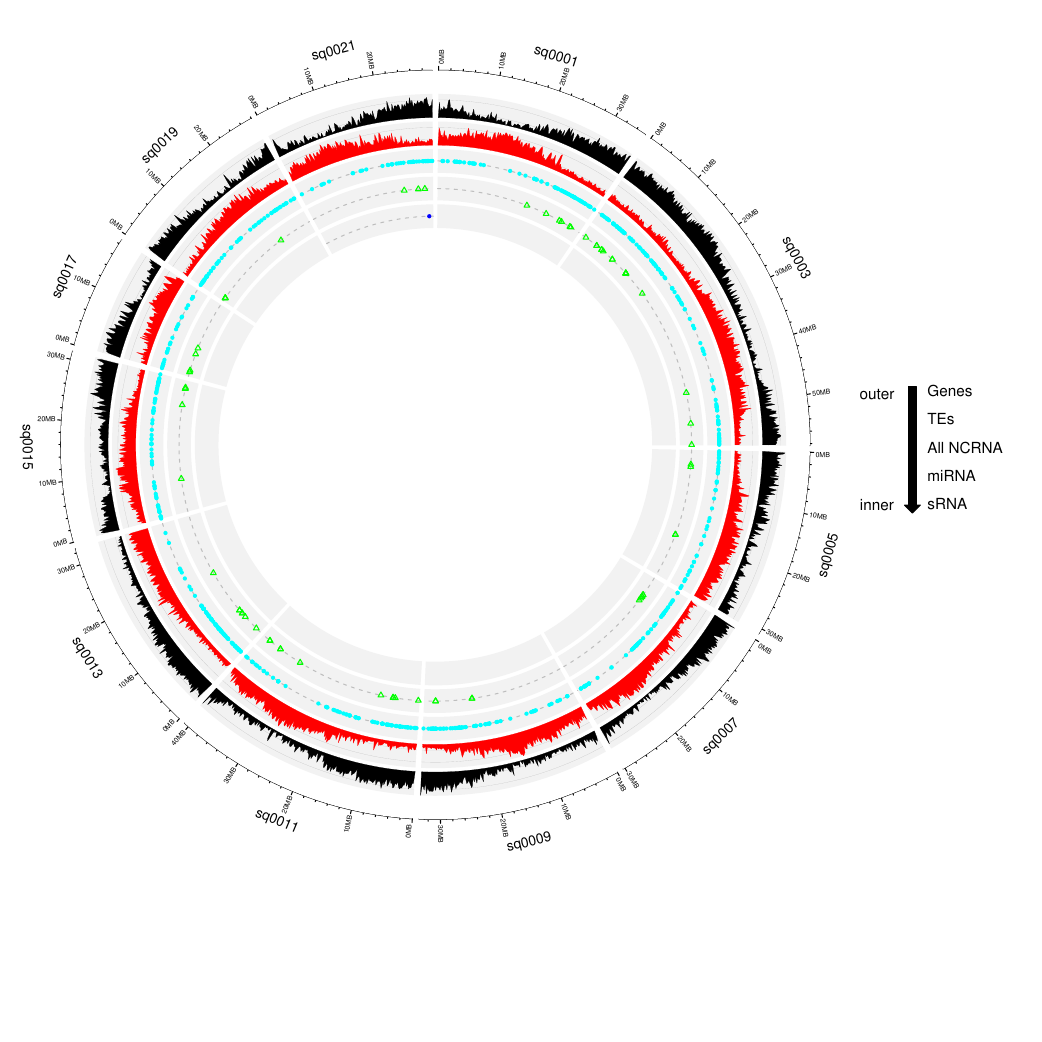

The R source for this figure:
## setwd("absolute path of a directory containing the input data files")
options(warn=-1)
library(circlize)
library(RColorBrewer)
library(GenomicRanges)
library(data.table)
library(RLumShiny)
library(grDevices)

plotcircos <- function(x, color, height, plotTypes, units, rotation, gap.width, labeltextchr, poslabelschr, heightlabelschr, marginlabelschr, data.CN){
  circos.par("start.degree"=90-rotation, "gap.degree"=gap.width, cell.padding=c(0,0,0,0), track.margin=c(0,0))
  circos.genomicInitialize.new(x,plotType=plotTypes,unit=units)
  if(!is.null(data.CN) && ncol(data.CN)==4 && labeltextchr==1 && poslabelschr=="outer"){
    circos.genomicLabels(data.CN, labels.column=4, connection_height=heightlabelschr, track.margin=c(0.01,marginlabelschr), side="outside")
  }		
  circos.genomicTrackPlotRegion(ylim = c(0, 1),bg.col = color, bg.border = NA, track.height = height)	
  if(!is.null(data.CN) && ncol(data.CN)==4 && labeltextchr==1 && poslabelschr=="inner"){
    circos.genomicLabels(data.CN, labels.column=4, connection_height=heightlabelschr, track.margin=c(0.01,marginlabelschr), side="inside")
  }		
}

plotcircos.notrack <- function(x, plotTypes, units, rotation, gap.width, data.CN, labeltextchr, poslabelschr, heightlabelschr, marginlabelschr){
  circos.par("start.degree"=90-rotation, "gap.degree"=gap.width, cell.padding=c(0,0,0,0), track.margin=c(0,0))
  circos.genomicInitialize.new(x,plotType=plotTypes,unit=units)
  if(!is.null(data.CN) && ncol(data.CN)==4 && labeltextchr==1 && poslabelschr=="inner"){
    circos.genomicLabels(data.CN, labels.column = 4, connection_height = heightlabelschr, track.margin = c(0.01,marginlabelschr), side = "inside")
  }
}

plotcircos.font <- function(x, color, height, plotTypes, units, rotation, gap.width, cexLabel, labeltextchr, poslabelschr, heightlabelschr, marginlabelschr, data.CN){
  circos.par("start.degree"=90-rotation, "gap.degree"=gap.width, cell.padding=c(0,0,0,0), track.margin=c(0,0))
  circos.genomicInitialize.new.font(x, plotType=plotTypes, unit=units, cexlabel=cexLabel)
  if(!is.null(data.CN) && ncol(data.CN)==4 && labeltextchr==1 && poslabelschr=="outer"){
    circos.genomicLabels(data.CN, labels.column = 4, connection_height = heightlabelschr, track.margin = c(0.01,marginlabelschr), side = "outside")
  }	
  circos.genomicTrackPlotRegion(ylim = c(0, 1),bg.col = color, bg.border = NA, track.height = height)
  if(!is.null(data.CN) && ncol(data.CN)==4 && labeltextchr==1 && poslabelschr=="inner"){
    circos.genomicLabels(data.CN, labels.column = 4, connection_height = heightlabelschr, track.margin = c(0.01,marginlabelschr), side = "inside")
  }	
}

plotcircos.notrack.font <- function(x, plotTypes, units, rotation, gap.width, cexLabel, data.CN, labeltextchr, poslabelschr, heightlabelschr, marginlabelschr){  
  circos.par("start.degree"=90-rotation, "gap.degree"=gap.width, cell.padding=c(0,0,0,0), track.margin=c(0,0))
  circos.genomicInitialize.new.font(x, plotType=plotTypes, unit=units, cexlabel=cexLabel)
  if(!is.null(data.CN) && ncol(data.CN)==4 && labeltextchr==1 && poslabelschr=="inner"){
    circos.genomicLabels(data.CN, labels.column = 4, connection_height = heightlabelschr, track.margin = c(0.01,marginlabelschr), side = "inside")
  }	
}

plotcircos.cyto <- function(x, height, plotTypes, units, rotation, gap.width, labeltextchr, poslabelschr, heightlabelschr, marginlabelschr, data.CN){ 
  circos.par("start.degree"=90-rotation, "gap.degree"=gap.width, cell.padding=c(0,0,0,0), track.margin=c(0,0))
  circos.genomicInitialize.new(x, plotType = plotTypes, unit=units)
  if(!is.null(data.CN) && ncol(data.CN)==4 && labeltextchr==1 && poslabelschr=="outer"){
    circos.genomicLabels(data.CN, labels.column = 4, connection_height = heightlabelschr, track.margin = c(0.01,marginlabelschr), side = "outside")
  }	
  circos.genomicTrackPlotRegion(x, ylim = c(0, 1), bg.border = NA, 
                                track.height = height, panel.fun = function(region, value, ...){
                                  col = cytoband.col(value[[2]])
                                  circos.genomicRect(region, value, ybottom = 0, 
                                                     ytop = 1, col = col, border = NA, ...)
                                  xlim = get.cell.meta.data("xlim")
                                  circos.rect(xlim[1], 0, xlim[2], 1, border = "black")
                                }, cell.padding = c(0, 0, 0, 0))  
  if(!is.null(data.CN) && ncol(data.CN)==4 && labeltextchr==1 && poslabelschr=="inner"){
    circos.genomicLabels(data.CN, labels.column = 4, connection_height = heightlabelschr, track.margin = c(0.01,marginlabelschr), side = "inside")
  }	
}

plotcircos.cyto.font <- function(x, height, plotTypes, units, rotation, gap.width, cexLabel, labeltextchr, poslabelschr, heightlabelschr, marginlabelschr, data.CN){
  circos.par("start.degree"=90-rotation, "gap.degree"=gap.width, cell.padding=c(0,0,0,0), track.margin=c(0,0))
  circos.genomicInitialize.new.font(x, plotType=plotTypes, unit=units, cexlabel=cexLabel)  
  if(!is.null(data.CN) && ncol(data.CN)==4 && labeltextchr==1 && poslabelschr=="outer"){
    circos.genomicLabels(data.CN, labels.column = 4, connection_height = heightlabelschr, track.margin = c(0.01,marginlabelschr), side = "outside")
  }	
  circos.genomicTrackPlotRegion(x, ylim = c(0, 1), bg.border = NA, 
                                track.height = height, panel.fun = function(region, value, ...){
                                  col = cytoband.col(value[[2]])
                                  circos.genomicRect(region, value, ybottom = 0, 
                                                     ytop = 1, col = col, border = NA, ...)
                                  xlim = get.cell.meta.data("xlim")
                                  circos.rect(xlim[1], 0, xlim[2], 1, border = "black")
                                }, cell.padding = c(0, 0, 0, 0))
  if(!is.null(data.CN) && ncol(data.CN)==4 && labeltextchr==1 && poslabelschr=="inner"){
    circos.genomicLabels(data.CN, labels.column = 4, connection_height = heightlabelschr, track.margin = c(0.01,marginlabelschr), side = "inside")
  }	
}

circos.genomicInitialize.new <- 
  function (data, sector.names = NULL, major.by = NULL, unit = "", plotType, tickLabelsStartFromZero = TRUE, track.height = 0.05, 
            ...) 
  {
    if(is.factor(data[[1]])){
      fa = levels(data[[1]])
    }
    else {
      fa = unique(data[[1]])
    }
    if(!is.null(sector.names)){
      if(length(sector.names) != length(fa)){
        stop("length of `sector.names` and length of sectors differ.")
      }
    }
    else {
      sector.names = fa
    }
    names(sector.names) = fa
    x1 = tapply(data[[2]], data[[1]], min)[fa]
    x2 = tapply(data[[3]], data[[1]], max)[fa]
    op = circos.par("cell.padding")
    ow = circos.par("points.overflow.warning")
    circos.par(cell.padding = c(0, 0, 0, 0), points.overflow.warning = FALSE)
    circos.initialize(factor(fa, levels = fa), xlim = cbind(x1, 
                                                            x2), ...)
    if(any(plotType %in% c("axis", "labels"))){
      circos.genomicTrackPlotRegion(data, ylim = c(0, 1), bg.border = NA, 
                                    track.height = track.height, panel.fun = function(region, 
                                                                                      value, ...){
                                      sector.index = get.cell.meta.data("sector.index")
                                      xlim = get.cell.meta.data("xlim")
                                      if(tickLabelsStartFromZero){
                                        offset = xlim[1]
                                        if(is.null(major.by)){
                                          xlim = get.cell.meta.data("xlim")
                                          major.by = .default.major.by()
                                        }
                                        major.at = seq(xlim[1], xlim[2], by = major.by)
                                        major.at = c(major.at, major.at[length(major.at)] + 
                                                       major.by)
                                        if(major.by > 1e+06){
                                          major.tick.labels = paste((major.at - offset)/1e+06, 
                                                                    "MB", sep = "")
                                        }
                                        else if(major.by > 1000){
                                          major.tick.labels = paste((major.at - offset)/1000, 
                                                                    "KB", sep = "")
                                        }
                                        else {
                                          major.tick.labels = paste((major.at - offset), 
                                                                    "bp", sep = "")
                                        }
                                      }
                                      else {
                                        if(is.null(major.by)){
                                          xlim = get.cell.meta.data("xlim")
                                          major.by = .default.major.by()
                                        }
                                        major.at = seq(floor(xlim[1]/major.by) * major.by, 
                                                       xlim[2], by = major.by)
                                        major.at = c(major.at, major.at[length(major.at)] + 
                                                       major.by)
                                        if(major.by > 1e+06){
                                          major.tick.labels = paste(major.at/1e+06, 
                                                                    "MB", sep = "")
                                        }
                                        else if(major.by > 1000){
                                          major.tick.labels = paste(major.at/1000, 
                                                                    "KB", sep = "")
                                        }
                                        else {
                                          major.tick.labels = paste(major.at, "bp", 
                                                                    sep = "")
                                        }
                                      }
                                      
                                      if(unit==""){ major.tick.labels <- gsub("[mkbp]","",major.tick.labels,ignore.case = T)}
                                      
                                      if(all(c("axis", "labels") %in% plotType)){
                                        circos.axis(h = 0, major.at = major.at, labels = major.tick.labels, 
                                                    labels.cex = 0.49 * par("cex"), labels.facing = "clockwise", 
                                                    major.tick.percentage = 0.2)
                                        circos.text(mean(xlim), 1.2, labels = sector.names[sector.index], 
                                                    cex = par("cex")-0.1, adj = c(0.5, -0.1*par("cex")*6-(par("cex")-1)*3), niceFacing = TRUE)
                                      }
                                      else if("labels" %in% plotType){
                                        circos.text(mean(xlim), 0, labels = sector.names[sector.index], 
                                                    cex = par("cex")-0.1, adj = c(0.5, -0.1*par("cex")*6-(par("cex")-1)*3), niceFacing = TRUE)
                                      }
                                      else if("axis" %in% plotType){
                                        circos.axis(h = 0, major.at = major.at, labels = major.tick.labels, 
                                                    labels.cex = 0.49 * par("cex"), labels.facing = "clockwise", 
                                                    major.tick.percentage = 0.2)
                                      }
                                    })
    }
    circos.par(cell.padding = op, points.overflow.warning = ow)
    return(invisible(NULL))
  }
  
circos.genomicInitialize.new.font <- 
  function (data, sector.names = NULL, major.by = NULL, unit = "", plotType, tickLabelsStartFromZero = TRUE, track.height = 0.05, cexlabel, 
            ...) 
  {
    if(is.factor(data[[1]])){
      fa = levels(data[[1]])
    }
    else {
      fa = unique(data[[1]])
    }
    if(!is.null(sector.names)){
      if(length(sector.names) != length(fa)){
        stop("length of `sector.names` and length of sectors differ.")
      }
    }
    else {
      sector.names = fa
    }
    names(sector.names) = fa
    x1 = tapply(data[[2]], data[[1]], min)[fa]
    x2 = tapply(data[[3]], data[[1]], max)[fa]
    op = circos.par("cell.padding")
    ow = circos.par("points.overflow.warning")
    circos.par(cell.padding = c(0, 0, 0, 0), points.overflow.warning = FALSE)
    circos.initialize(factor(fa, levels = fa), xlim = cbind(x1, 
                                                            x2), ...)
    if(any(plotType %in% c("axis", "labels"))){
      circos.genomicTrackPlotRegion(data, ylim = c(0, 1), bg.border = NA, 
                                    track.height = track.height, panel.fun = function(region, 
                                                                                      value, ...){
                                      sector.index = get.cell.meta.data("sector.index")
                                      xlim = get.cell.meta.data("xlim")
                                      if(tickLabelsStartFromZero){
                                        offset = xlim[1]
                                        if(is.null(major.by)){
                                          xlim = get.cell.meta.data("xlim")
                                          major.by = .default.major.by()
                                        }
                                        major.at = seq(xlim[1], xlim[2], by = major.by)
                                        major.at = c(major.at, major.at[length(major.at)] + 
                                                       major.by)
                                        if(major.by > 1e+06){
                                          major.tick.labels = paste((major.at - offset)/1e+06, 
                                                                    "MB", sep = "")
                                        }
                                        else if(major.by > 1000){
                                          major.tick.labels = paste((major.at - offset)/1000, 
                                                                    "KB", sep = "")
                                        }
                                        else {
                                          major.tick.labels = paste((major.at - offset), 
                                                                    "bp", sep = "")
                                        }
                                      }
                                      else {
                                        if(is.null(major.by)){
                                          xlim = get.cell.meta.data("xlim")
                                          major.by = .default.major.by()
                                        }
                                        major.at = seq(floor(xlim[1]/major.by) * major.by, 
                                                       xlim[2], by = major.by)
                                        major.at = c(major.at, major.at[length(major.at)] + 
                                                       major.by)
                                        if(major.by > 1e+06){
                                          major.tick.labels = paste(major.at/1e+06, 
                                                                    "MB", sep = "")
                                        }
                                        else if(major.by > 1000){
                                          major.tick.labels = paste(major.at/1000, 
                                                                    "KB", sep = "")
                                        }
                                        else {
                                          major.tick.labels = paste(major.at, "bp", 
                                                                    sep = "")
                                        }
                                      }
                                      
                                      if(unit==""){ major.tick.labels <- gsub("[mkbp]","",major.tick.labels,ignore.case = T)}
									  
                                      if(all(c("axis", "labels") %in% plotType)){
                                        circos.axis(h = 0, major.at = major.at, labels = major.tick.labels, 
                                                    labels.cex = 0.49 * cexlabel, labels.facing = "clockwise", 
                                                    major.tick.percentage = 0.2)
                                        circos.text(mean(xlim), 1.2, labels = sector.names[sector.index], 
                                                    cex = cexlabel, adj = c(0.5, -0.1*cexlabel*6-(cexlabel-1)*3), niceFacing = TRUE)
                                      }
                                      else if("labels" %in% plotType){
                                        circos.text(mean(xlim), 0, labels = sector.names[sector.index], 
                                                    cex = cexlabel, adj = c(0.5, -0.1*cexlabel*6-(cexlabel-1)*3), niceFacing = TRUE)
                                      }
                                      else if("axis" %in% plotType){
                                        circos.axis(h = 0, major.at = major.at, labels = major.tick.labels, 
                                                    labels.cex = 0.49 * cexlabel, labels.facing = "clockwise", 
                                                    major.tick.percentage = 0.2)
                                      }
                                    })
    }
    circos.par(cell.padding = op, points.overflow.warning = ow)
    return(invisible(NULL))
  }
  
.default.major.by = function(sector.index = get.cell.meta.data("sector.index"),
	track.index = get.cell.meta.data("track.index")){
	d = circos.par("major.by.degree")
	cell.start.degre = get.cell.meta.data("cell.start.degree", sector.index, track.index)
	tm = reverse.circlize(c(cell.start.degre, cell.start.degre-d), rep(get.cell.meta.data("cell.bottom.radius", sector.index = sector.index, track.index = track.index), 2))
	major.by = abs(tm[1, 1] - tm[2, 1])
	digits = as.numeric(gsub("^.*e([+-]\\d+)$", "\\1", sprintf("%e", major.by)))
	major.by = round(major.by, digits = -1*digits)
	return(major.by)
}

get_most_inside_radius = function() {
	tracks = get.all.track.index()
	if(length(tracks) == 0) {
	   1
	}else{
	   n = length(tracks)
	   get.cell.meta.data("cell.bottom.radius", track.index = tracks[n]) - get.cell.meta.data("track.margin", track.index = tracks[n])[1] - circos.par("track.margin")[2]
	}
}

data.C.name <- "size-sg_C.csv"
data.C <- data.frame(fread(data.C.name),stringsAsFactors=F)
data.C[,2] <- as.numeric(data.C[,2])
data.C[,3] <- as.numeric(data.C[,3])
data.T.file <- c("sg_C_genes.csv","sg_C_TE.csv","sg_C_car_final_ncRNAs_lista.cl.gff3_ALL-stack.csv","sg_C_car_final_ncRNAs_lista.cl.gff3_MIRMA.csv","sg_C_car_final_ncRNAs_lista.cl.gff3_SRNA.csv")
data.T <- lapply(1:length(data.T.file),function(x){
		  if(!is.null(data.T.file[x])){
		  data.frame(fread(data.T.file[x]),stringsAsFactors=F)
		  }
		  })
data.CN <- NULL
data.N.file <- c("","","","","","","","","","")
uploadtrack <- c(2,2,2,2,2,1,1,1,1,1)
data.N <- lapply(1:10,function(x){
			 if(uploadtrack[x] == 2 && nchar(data.N.file[x])>0){	  
		     data.frame(fread(data.N.file[x]),stringsAsFactors=F)
			 }
			 })
trackindx <- c(1,2,3,4,5)
data.N <- data.N[trackindx]
data.L <- NULL
for(i in 1:length(data.T.file)){
  assign(paste("hltdata",i,sep=""),"")
}
hltdata1 <- ""
hltdata2 <- ""
hltdata3 <- ""
hltdata4 <- ""
hltdata5 <- ""
hltregion.List <- list()
if(!is.null(data.T)){
			for(k in 1:length(data.T)){
			data.TT <- data.T[[k]]
			hltregion.List[[k]] <- ""
if(nchar(get(paste("hltdata",k,sep="")))>0){
tmp <- matrix(strsplit(get(paste("hltdata",k,sep="")), "\n")[[1]])
            myColnames <- c("chr","start","end","color")
            data <- matrix(0, length(tmp), length(myColnames))
            colnames(data) <- myColnames
            for(p in 1:length(tmp)){
                 myRow <- strsplit(tmp[p], ",")[[1]]
                  if(length(myRow)==4){                                        
                    data[p,] <- myRow
                  }
               }
            data <- data.frame(data,stringsAsFactors=F)
            data$start <- as.numeric(data$start)
            data$end <- as.numeric(data$end)
			query <- GRanges(seqnames = data$chr,ranges=IRanges(start=data$start,end=data$end),seqinfo=NULL)
            subj <- GRanges(seqnames = data.TT[,1],ranges=IRanges(start=data.TT[,2],end=data.TT[,3]),seqinfo=NULL) 
            indx <- findOverlaps(query,subj)
            indx <- data.frame(indx,stringsAsFactors=F)
			indx$queryHits <- as.numeric(indx$queryHits)
			indx$subjectHits <- as.numeric(indx$subjectHits)
            hltregion <- data.TT[indx$subjectHits,]
			hltregion$color <- data$color[indx[,1]]
			hltregion$id <- paste(hltregion[,1],hltregion[,2],hltregion[,3],sep="")
			hltregion.List[[k]] <- hltregion
			}
			}
			}

pdf("shinyCircos.pdf", width=750/72, height=750/72)
## svg("shinyCircos.svg", width=750/72, height=750/72)
fontSize <- 1
par(oma=c(0,0,0,0), mar=c(9,0.5,1,9.5), xpd=TRUE, cex=fontSize-0.05)
trackChr <- "track"
plotTypes <- "labels"
plotTypes <- "axis"
unitChr <- "unit"
rotation <- 0.5
gap.width <- c(1,1,1,1,1,1,1,1,1,1,1)
labeltextchr <- 2
poslabelschr <- "inner"
heightlabelschr <- 0.06
marginlabelschr <- 0.01
colorChr <- c("white","white","white","white","white","white","white","white","white","white","white")
heightChr <- 0.05
plotcircos(data.C, height=heightChr, color=colorChr, plotTypes=plotTypes, units=unitChr, rotation=rotation, gap.width=gap.width, labeltextchr=labeltextchr, poslabelschr=poslabelschr, heightlabelschr=heightlabelschr, marginlabelschr=marginlabelschr, data.CN=data.CN)
takindx <- 1
typeTrack <- c("line","line","point","point","point")
i <- 1
data.TT <- data.T[[i]]
	tktype <- typeTrack[i]
	data.TT[,2] <- as.numeric(data.TT[,2])
	data.TT[,3] <- as.numeric(data.TT[,3])
	data.NN <- data.N[[i]]
	data.TT$num <- 1:nrow(data.TT)
data.TTC <- NULL
coltypeTrack <- 2
tkcolor <- c("black")
data.TT$num <- NULL
tkbgcol <- c("grey95","grey95","grey95","grey95","grey95","grey95","grey95","grey95","grey95","grey95","grey95")
tkmargin <- 0.01
tkheight <- 0.06
tklinecoord <- c(0.25,0.75)
tklinecolor <- c("grey","grey")
hmapcols <- c("blue","white","red")
tkborder <- ""
innergap <- 0.5
tkbordercol <- NA
tkbardir <- 1
tkrectcol <- 1
selrectcol <- 1
rectcols <- c("#EDEDFD","#6969F5","#00008B")
tktransparency <- 1
tkcolor <- c("#000000FF")
data.TTT <- data.T[[i]]
	data.TTT$id <- paste(data.TTT[,1],data.TTT[,2],data.TTT[,3],sep="")
	data.TTT$num <- 1:nrow(data.TTT)
transparencyHlt <- c(1,1,1,1,1)
lkmargin <- 0
tkborder <- NA
columns <- c(4,5,6,7)
selreaTrack <- c(1,1,1,1,1)
fillareaTrack="add"
fillareaTrack="add"
fillareaTrack=""
fillareaTrack=""
fillareaTrack=""
area <- TRUE
lwdnum <- 0.2
data.TT[,ncol(data.TT)] <- as.numeric(data.TT[,ncol(data.TT)])			
			    circos.genomicTrackPlotRegion(data.TT, track.height = tkheight, track.margin = c(lkmargin,tkmargin),
                              bg.col = tkbgcol, bg.border = tkborder, panel.fun = function(region,value,...){
							  if(nchar(tklinecolor[1])!=0){               
							    xlim <- get.cell.meta.data("xlim")
                                ylim <- get.cell.meta.data("ylim")
								for(k in 1:length(tklinecoord)){
                                y1 <- as.numeric(quantile(ylim,probs=tklinecoord[k]))
                                circos.lines(x=xlim,y=c(y1,y1), col=tklinecolor[k], lwd=0.1)
					            }
				              }
							  if((coltypeTrack==1 && !("color" %in% colnames(data.T[[i]]))) | coltypeTrack==2){
							    if(length(columns)==1){
							       tkcolor <- tkcolor[1]
							    }else{
								   tkcolor <- c(tkcolor,rep("grey",length(columns)))
								   tkcolor <- tkcolor[1:length(columns)]
								}								
								if(selreaTrack[i]==1 | fillareaTrack[i]!="add"){
								   borderset <- adjustcolor(tkcolor,alpha.f = tktransparency)
								}
								circos.genomicLines(region, value, numeric.column=columns-3, col=borderset, area=area, border=tkcolor, lwd=lwdnum, lty=1, ...)
							  }
                              })
poslabels <- c("outer","outer","outer","outer","outer")
if(poslabels[i]=="inner"){
			    takindx <- takindx+3
			}else{
			    takindx <- takindx+1
			}
i <- 2
data.TT <- data.T[[i]]
	tktype <- typeTrack[i]
	data.TT[,2] <- as.numeric(data.TT[,2])
	data.TT[,3] <- as.numeric(data.TT[,3])
	data.NN <- data.N[[i]]
	data.TT$num <- 1:nrow(data.TT)
data.TTC <- NULL
coltypeTrack <- 2
tkcolor <- c("red")
data.TT$num <- NULL
tkbgcol <- c("grey95","grey95","grey95","grey95","grey95","grey95","grey95","grey95","grey95","grey95","grey95")
tkmargin <- 0.01
tkheight <- 0.06
tklinecoord <- c(0.25,0.75)
tklinecolor <- c("grey","grey")
hmapcols <- c("blue","white","red")
tkborder <- ""
innergap <- 0.5
tkbordercol <- NA
tkbardir <- 1
tkrectcol <- 1
selrectcol <- 1
rectcols <- c("#EDEDFD","#6969F5","#00008B")
tktransparency <- 1
tkcolor <- c("#FF0000FF")
data.TTT <- data.T[[i]]
	data.TTT$id <- paste(data.TTT[,1],data.TTT[,2],data.TTT[,3],sep="")
	data.TTT$num <- 1:nrow(data.TTT)
transparencyHlt <- c(1,1,1,1,1)
lkmargin <- 0
tkborder <- NA
columns <- c(4,5,6,7)
selreaTrack <- c(1,1,1,1,1)
fillareaTrack="add"
fillareaTrack="add"
fillareaTrack=""
fillareaTrack=""
fillareaTrack=""
area <- TRUE
lwdnum <- 0.2
data.TT[,ncol(data.TT)] <- as.numeric(data.TT[,ncol(data.TT)])			
			    circos.genomicTrackPlotRegion(data.TT, track.height = tkheight, track.margin = c(lkmargin,tkmargin),
                              bg.col = tkbgcol, bg.border = tkborder, panel.fun = function(region,value,...){
							  if(nchar(tklinecolor[1])!=0){               
							    xlim <- get.cell.meta.data("xlim")
                                ylim <- get.cell.meta.data("ylim")
								for(k in 1:length(tklinecoord)){
                                y1 <- as.numeric(quantile(ylim,probs=tklinecoord[k]))
                                circos.lines(x=xlim,y=c(y1,y1), col=tklinecolor[k], lwd=0.1)
					            }
				              }
							  if((coltypeTrack==1 && !("color" %in% colnames(data.T[[i]]))) | coltypeTrack==2){
							    if(length(columns)==1){
							       tkcolor <- tkcolor[1]
							    }else{
								   tkcolor <- c(tkcolor,rep("grey",length(columns)))
								   tkcolor <- tkcolor[1:length(columns)]
								}								
								if(selreaTrack[i]==1 | fillareaTrack[i]!="add"){
								   borderset <- adjustcolor(tkcolor,alpha.f = tktransparency)
								}
								circos.genomicLines(region, value, numeric.column=columns-3, col=borderset, area=area, border=tkcolor, lwd=lwdnum, lty=1, ...)
							  }
                              })
poslabels <- c("outer","outer","outer","outer","outer")
if(poslabels[i]=="inner"){
			    takindx <- takindx+3
			}else{
			    takindx <- takindx+1
			}
i <- 3
data.TT <- data.T[[i]]
	tktype <- typeTrack[i]
	data.TT[,2] <- as.numeric(data.TT[,2])
	data.TT[,3] <- as.numeric(data.TT[,3])
	data.NN <- data.N[[i]]
	data.TT$num <- 1:nrow(data.TT)
data.TTC <- NULL
coltypeTrack <- 2
tkcolor <- c("cyan")
data.TT$num <- NULL
tkbgcol <- c("grey95","grey95","grey95","grey95","grey95","grey95","grey95","grey95","grey95","grey95","grey95")
tkmargin <- 0.01
tkheight <- 0.06
tklinecoord <- c(0.25,0.75)
symboltype <- c(16)
pointsize <- c(0.6)
tklinecolor <- c("grey","grey")
tklinecol <- c("grey")
hmapcols <- c("blue","white","red")
tkborder <- ""
innergap <- 0.5
tkbordercol <- NA
tkbardir <- 1
tkrectcol <- 1
selrectcol <- 1
rectcols <- c("#EDEDFD","#6969F5","#00008B")
tktransparency <- 1
tkcolor <- c("#00FFFFFF")
data.TTT <- data.T[[i]]
	data.TTT$id <- paste(data.TTT[,1],data.TTT[,2],data.TTT[,3],sep="")
	data.TTT$num <- 1:nrow(data.TTT)
transparencyHlt <- c(1,1,1,1,1)
lkmargin <- 0
tkborder <- NA
columns <- c(4)
bed_list <- lapply(unique(data.T[[i]][,4]),function(x){
			    if(coltypeTrack==2){
			        data.TT[data.TT[,4] %in% x,1:3]
			    }else{
			        data.TTC[data.TTC[,4] %in% x,1:3]
			    }
			    })
circos.genomicTrackPlotRegion(bed_list, stack = TRUE, track.height = tkheight, track.margin = c(lkmargin,tkmargin),
                 bg.col = tkbgcol, bg.border = tkborder, panel.fun = function(region, value, ...){
                 i = getI(...)			
			if(coltypeTrack==1){
                 circos.lines(CELL_META$cell.xlim, c(i, i), lty = 2, col = tklinecol[i])			
                 circos.genomicPoints(region, value, pch = symboltype[i], cex = pointsize, col = tkcolor[i],...)
			}else if(coltypeTrack==2){
                 circos.lines(CELL_META$cell.xlim, c(i, i), lty = 2, col = tklinecol[i])				
                 circos.genomicPoints(region, value, pch = symboltype[i], cex = pointsize, col = tkcolor[1],...)		
			}else if(coltypeTrack==3){
                 circos.lines(CELL_META$cell.xlim, c(i, i), lty = 2, col = tklinecol[i])                 
				 circos.genomicPoints(region, value, pch = symboltype[i], cex = pointsize, col = tkcolor[i],...)			
			}
			})
poslabels <- c("outer","outer","outer","outer","outer")
if(poslabels[i]=="inner"){
			    takindx <- takindx+3
			}else{
			    takindx <- takindx+1
			}
i <- 4
data.TT <- data.T[[i]]
	tktype <- typeTrack[i]
	data.TT[,2] <- as.numeric(data.TT[,2])
	data.TT[,3] <- as.numeric(data.TT[,3])
	data.NN <- data.N[[i]]
	data.TT$num <- 1:nrow(data.TT)
data.TTC <- NULL
coltypeTrack <- 2
tkcolor <- c("green")
data.TT$num <- NULL
tkbgcol <- c("grey95","grey95","grey95","grey95","grey95","grey95","grey95","grey95","grey95","grey95","grey95")
tkmargin <- 0.01
tkheight <- 0.06
tklinecoord <- c(0.5)
symboltype <- c(2)
pointsize <- c(0.6)
tklinecolor <- c("grey")
tklinecol <- c("grey")
hmapcols <- c("blue","white","red")
tkborder <- ""
innergap <- 0.5
tkbordercol <- NA
tkbardir <- 2
tkbarvalue <- 0
tktransparency <- 1
tkbarcol1 <- "#FF0000FF"
tkbarcol2 <- "#00FFFFFF"
tkrectcol <- 1
selrectcol <- 1
rectcols <- c("#EDEDFD","#6969F5","#00008B")
tktransparency <- 1
tkcolor <- c("#00FF00FF")
data.TTT <- data.T[[i]]
	data.TTT$id <- paste(data.TTT[,1],data.TTT[,2],data.TTT[,3],sep="")
	data.TTT$num <- 1:nrow(data.TTT)
transparencyHlt <- c(1,1,1,1,1)
lkmargin <- 0
tkborder <- NA
columns <- c(4)
bed_list <- lapply(unique(data.T[[i]][,4]),function(x){
			    if(coltypeTrack==2){
			        data.TT[data.TT[,4] %in% x,1:3]
			    }else{
			        data.TTC[data.TTC[,4] %in% x,1:3]
			    }
			    })
circos.genomicTrackPlotRegion(bed_list, stack = TRUE, track.height = tkheight, track.margin = c(lkmargin,tkmargin),
                 bg.col = tkbgcol, bg.border = tkborder, panel.fun = function(region, value, ...){
                 i = getI(...)			
			if(coltypeTrack==1){
                 circos.lines(CELL_META$cell.xlim, c(i, i), lty = 2, col = tklinecol[i])			
                 circos.genomicPoints(region, value, pch = symboltype[i], cex = pointsize, col = tkcolor[i],...)
			}else if(coltypeTrack==2){
                 circos.lines(CELL_META$cell.xlim, c(i, i), lty = 2, col = tklinecol[i])				
                 circos.genomicPoints(region, value, pch = symboltype[i], cex = pointsize, col = tkcolor[1],...)		
			}else if(coltypeTrack==3){
                 circos.lines(CELL_META$cell.xlim, c(i, i), lty = 2, col = tklinecol[i])                 
				 circos.genomicPoints(region, value, pch = symboltype[i], cex = pointsize, col = tkcolor[i],...)			
			}
			})
poslabels <- c("outer","outer","outer","outer","outer")
if(poslabels[i]=="inner"){
			    takindx <- takindx+3
			}else{
			    takindx <- takindx+1
			}
i <- 5
data.TT <- data.T[[i]]
	tktype <- typeTrack[i]
	data.TT[,2] <- as.numeric(data.TT[,2])
	data.TT[,3] <- as.numeric(data.TT[,3])
	data.NN <- data.N[[i]]
	data.TT$num <- 1:nrow(data.TT)
data.TTC <- NULL
coltypeTrack <- 2
tkcolor <- c("blue")
data.TT$num <- NULL
tkbgcol <- c("grey95","grey95","grey95","grey95","grey95","grey95","grey95","grey95","grey95","grey95","grey95")
tkmargin <- 0.01
tkheight <- 0.06
tklinecoord <- c(0.25,0.75)
symboltype <- c(16)
pointsize <- c(0.6)
tklinecolor <- c("grey","grey")
tklinecol <- c("grey")
hmapcols <- c("blue","white","red")
tkborder <- ""
innergap <- 0.5
tkbordercol <- NA
tkbardir <- 2
tkbarvalue <- 0
tktransparency <- 1
tkbarcol1 <- "#FF0000FF"
tkbarcol2 <- "#00FFFFFF"
tkrectcol <- 2
selrectcol <- 1
tktransparency <- 1
tkcolor <- c("#0000FFFF")
data.TTT <- data.T[[i]]
	data.TTT$id <- paste(data.TTT[,1],data.TTT[,2],data.TTT[,3],sep="")
	data.TTT$num <- 1:nrow(data.TTT)
transparencyHlt <- c(1,1,1,1,1)
lkmargin <- 0.01
tkborder <- NA
columns <- c(4)
bed_list <- lapply(unique(data.T[[i]][,4]),function(x){
			    if(coltypeTrack==2){
			        data.TT[data.TT[,4] %in% x,1:3]
			    }else{
			        data.TTC[data.TTC[,4] %in% x,1:3]
			    }
			    })
circos.genomicTrackPlotRegion(bed_list, stack = TRUE, track.height = tkheight, track.margin = c(lkmargin,tkmargin),
                 bg.col = tkbgcol, bg.border = tkborder, panel.fun = function(region, value, ...){
                 i = getI(...)			
			if(coltypeTrack==1){
                 circos.lines(CELL_META$cell.xlim, c(i, i), lty = 2, col = tklinecol[i])			
                 circos.genomicPoints(region, value, pch = symboltype[i], cex = pointsize, col = tkcolor[i],...)
			}else if(coltypeTrack==2){
                 circos.lines(CELL_META$cell.xlim, c(i, i), lty = 2, col = tklinecol[i])				
                 circos.genomicPoints(region, value, pch = symboltype[i], cex = pointsize, col = tkcolor[1],...)		
			}else if(coltypeTrack==3){
                 circos.lines(CELL_META$cell.xlim, c(i, i), lty = 2, col = tklinecol[i])                 
				 circos.genomicPoints(region, value, pch = symboltype[i], cex = pointsize, col = tkcolor[i],...)			
			}
			})
poslabels <- c("outer","outer","outer","outer","outer")
if(poslabels[i]=="inner"){
			    takindx <- takindx+3
			}else{
			    takindx <- takindx+1
			}
n <- 5
xleft <- 1.2
xright <- 1.22
ybottom <- -0.15286
ytop <- 0.14714
len <- 0.3
gap <- 0.0714285714285714
legendtext <- c("Genes","TEs","All NCRNA","miRNA","sRNA")
for(i in 1:n){
			   assign(paste("n",i,sep=""),legendtext[i])
			}
rect(xleft, ybottom, xright, ytop, col = "black")
            polygon(x=c(xleft-0.01,(xleft+xright)/2,xright+0.01), y=c(ybottom,ybottom-0.02,ybottom), col="black")
            text(x=xleft-0.08, y=ybottom, labels="inner", cex=0.95)
text(x=xleft-0.08, y=ytop-0.02, labels="outer", cex=0.95)
for(i in 1:n){
                    text(x=xright+0.028, y=ytop-gap*(i-1)-0.025, labels=get(paste("n",i,sep="")), cex=1, adj=c(0,0))
                }
dev.off()
circos.clear()
